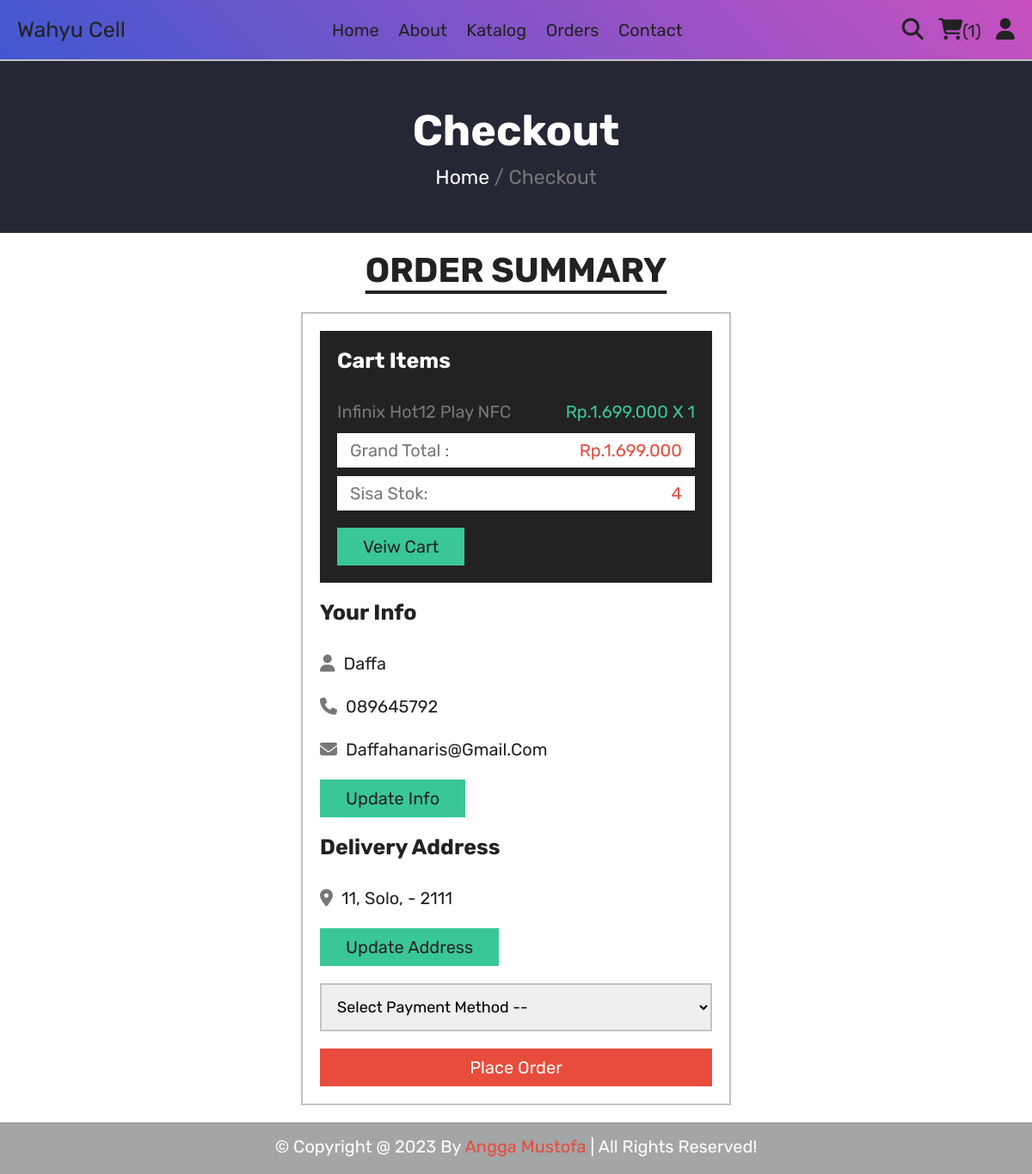
/checkout.php (signed in), run on the app's committed database.
### tables this page shows
CREATE TABLE `cart` (
  `id` int(100) NOT NULL,
  `user_id` int(100) NOT NULL,
  `pid` int(100) NOT NULL,
  `name` varchar(100) NOT NULL,
  `price` int(100) NOT NULL,
  `quantity` int(10) NOT NULL,
  `stok` int(12) NOT NULL,
  `image` varchar(100) NOT NULL
);

CREATE TABLE `users` (
  `id` int(100) NOT NULL,
  `name` varchar(20) NOT NULL,
  `email` varchar(50) NOT NULL,
  `number` varchar(10) NOT NULL,
  `password` varchar(50) NOT NULL,
  `address` varchar(500) NOT NULL
);

### checkout.php (the view, shortened to what this page needs)
<?php
include 'components/connect.php';
if(isset($_SESSION['user_id'])){
   $user_id = $_SESSION['user_id'];
}else{
   $user_id = '';
   header('location:home.php');
};
?>
<!DOCTYPE html>
<html lang="en">
<head>
   <link rel="stylesheet" href="https://cdnjs.cloudflare.com/ajax/libs/font-awesome/6.1.1/css/all.min.css">
   <link rel="stylesheet" href="css/style.css">
</head>
<body>
<?php include 'components/user_header.php'; ?>
<div class="heading">
   <h3>checkout</h3>
   <p><a href="home.php">home</a> <span> / checkout</span></p>
</div>
<section class="checkout">
   <h1 class="title">order summary</h1>
<form action="" method="post">
   <div class="cart-items">
      <h3>cart items</h3>
      <?php
         $grand_total = 0;
         $select_cart = $conn->prepare("SELECT * FROM `cart` WHERE user_id = ?");
         $select_cart->execute([$user_id]);
         if($select_cart->rowCount() > 0){
            while($fetch_cart = $select_cart->fetch(PDO::FETCH_ASSOC)){
               $sisa = ($fetch_cart['stok'] - $fetch_cart['quantity']);
               $grand_total += ($fetch_cart['price'] * $fetch_cart['quantity']);
               $price = number_format($fetch_cart['price'],0,",",".");
      ?>
      <p><span class="name"><?= $fetch_cart['name'];?> </span> <span class="price"> Rp.<?= $price ?> x <?= $fetch_cart['quantity']; ?></span></p>
      <?php
            }
         }else{
            echo '<p class="empty">your cart is empty!</p>';
         }
      ?>
      <p class="grand-total"><span class="name">grand total :</span><span class="price">Rp.<?= number_format($grand_total,0,",",".");  ?></span></p>
      <p class="grand-total"><span class="name">sisa stok:</span><span class="price"><?= number_format($sisa,0,",",".");  ?></span></p>
      <a href="cart.php" class="btn">veiw cart</a>
   </div>
   <div class="user-info">
      <h3>your info</h3>
      <p><i class="fas fa-user"></i><span><?= $fetch_profile['name'] ?></span></p>
      <p><i class="fas fa-phone"></i><span><?= $fetch_profile['number'] ?></span></p>
      <p><i class="fas fa-envelope"></i><span><?= $fetch_profile['email'] ?></span></p>
      <a href="update_profile.php" class="btn">update info</a>
      <h3>delivery address</h3>
      <p><i class="fas fa-map-marker-alt"></i><span><?php if($fetch_profile['address'] == ''){echo 'please enter your address';}else{echo $fetch_profile['address'];} ?></span></p>
      <a href="update_address.php" class="btn">update address</a>
      <select name="method" class="box" required>
         <option value="" disabled selected>select payment method --</option>
      </select>
      <input type="submit" value="place order" class="btn <?php if($fetch_profile['address'] == ''){echo 'disabled';} ?>" style="width:100%; background:var(--red); color:var(--white);" name="submit">
   </div>
</form>
</section>
<?php include 'components/footer.php'; ?>
</body>
</html>

### css/style.css (style rules this page uses)
:root { --yellow:#3ac797; --ye:#cfcc3a; --red:#e74c3c; --white:#fff; --black:#222; --grey: rgb(195, 195, 195); --light-color:#777; --blue : #252734; --border:.2rem solid var(--grey); }
* { font-family: 'Rubik', sans-serif; margin:0; padding:0; box-sizing: border-box; outline: none; border:none; text-transform: capitalize; transition: all .2s linear; text-decoration: none; }
html { font-size: 62.5%; scroll-behavior: smooth; stop-opacity: 7rem; }
section { margin:0 auto; max-width: auto; padding:2rem; }
.title { text-align: center; margin-bottom: 2.5rem; font-size: 4rem; color:var(--black); text-transform: uppercase; text-decoration: underline; text-underline-offset: 1rem; }
.heading { display: flex; align-items: center; justify-content: center; gap:1rem; flex-flow: column; background-color: var(--blue); min-height: 20rem; }
.heading h3 { font-size: 5rem; color:var(--white); text-transform: capitalize; }
.heading p { font-size: 2.3rem; color:var(--light-color); }
.heading p a { color:var(--white); }
.btn, .delete-btn { margin-top: 1rem; display: inline-block; font-size: 2rem; padding:1rem 3rem; cursor: pointer; text-transform: capitalize; transition: .2s linear; }
.btn { background-color: var(--yellow); color:var(--black); }
.checkout form { max-width: 50rem; margin:0 auto; border:var(--border); padding:2rem; }
.checkout form h3 { font-size: 2.5rem; text-transform: capitalize; padding: 2rem 0; color:var(--black); }
.checkout form .cart-items { background-color: var(--black); padding:2rem; padding-top: 0; }
.checkout form .cart-items h3 { color:var(--white); }
.checkout form .cart-items p { display: flex; align-items: center; gap:1.5rem; justify-content: space-between; margin:1rem 0; line-height: 1.5; font-size: 2rem; }
.checkout form .cart-items p .name { color:var(--light-color); }
.checkout form .cart-items p .price { color:var(--yellow); }
.checkout form .cart-items .grand-total { background-color: var(--white); padding:.5rem 1.5rem; }
.checkout form .cart-items .grand-total .price { color:var(--red); }
.checkout form .user-info p { font-size: 2rem; line-height: 1.5; padding:1rem 0; }
.checkout form .user-info p i { color:var(--light-color); margin-right: 1rem; }
.checkout form .user-info p span { color:var(--black); }
.checkout form .user-info .box { width: 100%; border:var(--border); padding:1.4rem; margin-top: 2rem; margin-bottom: 1rem; font-size: 1.8rem; }

### data on the page
cart: name "Infinix Hot12 Play NFC", price "1.699.000", quantity "1", sisa "4"
users: name "Daffa", number "089645792", email "Daffahanaris@gmail.com", address "11, Solo, - 2111", submit "place order"

### other printed values
$total_cart_items "1"
$grand_total "1.699.000"
